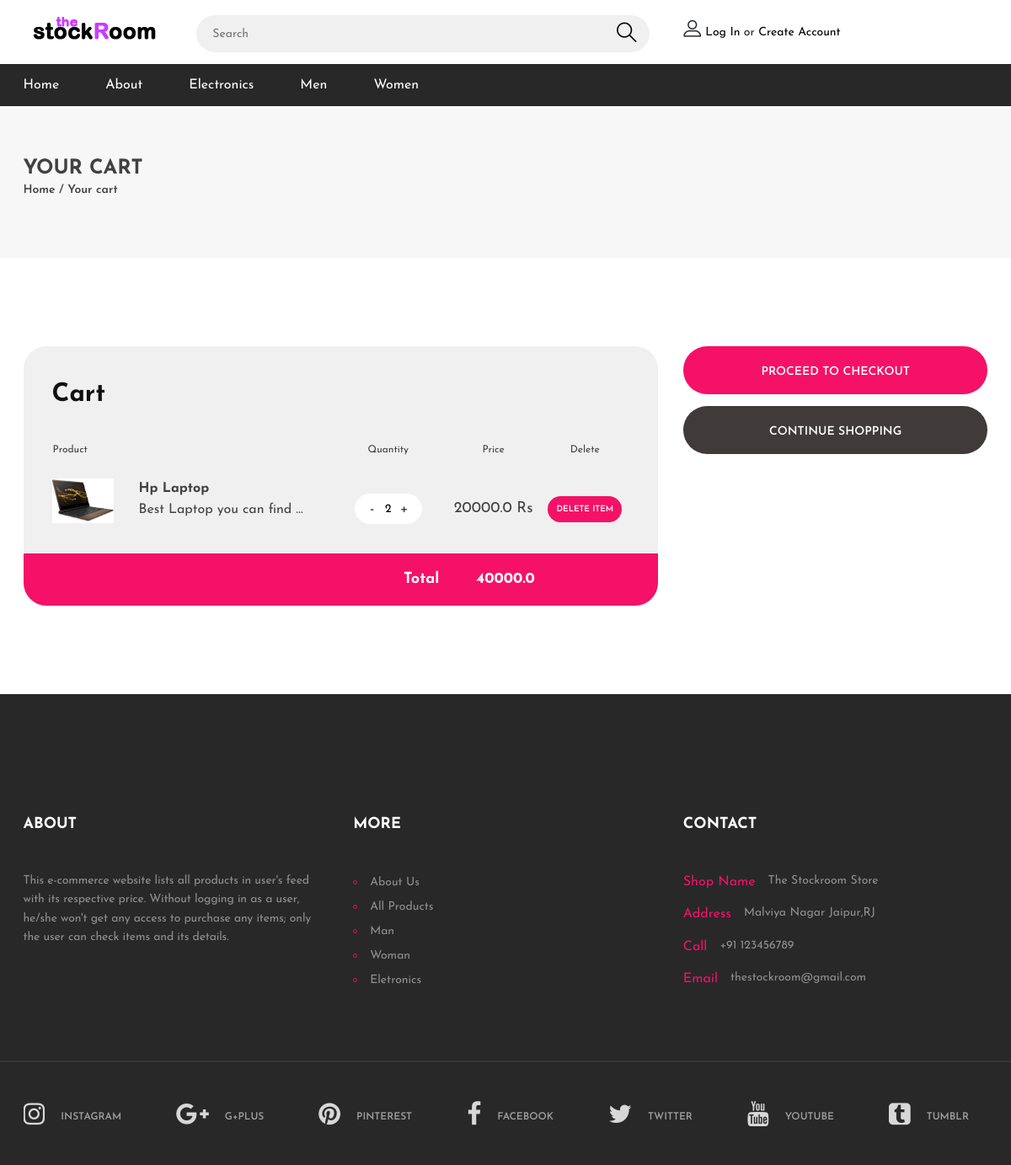
The page /cart/1 on the database its author committed.
### shop/models.py (models this page shows, shortened)
class Cart(models.Model):
    current_user=models.IntegerField()
    prod_details=models.ForeignKey(Productsitems,on_delete=models.CASCADE)
    quantity=models.IntegerField()

class Productsitems(models.Model):
    product_id=models.AutoField
    prodcat=models.ForeignKey(Productcat, on_delete=models.CASCADE)
    product_name=models.CharField(max_length=20)
    desc=models.TextField()
    prize=models.FloatField()
    photo=models.ImageField(upload_to="images/", blank=True, null=True ,default="")
    sale=models.BooleanField(default=False)
    top_sale=models.BooleanField(default=False)

### shop/views.py (the view)
# urls.py: path('cart/<int:id>',views.show_cart),
def show_cart(request,id):
    total=0
    cart_data=Cart.objects.filter(current_user=id)
    for i in cart_data:
        if(not i.quantity):
            data=Cart.objects.get(pk=i.id)
            data.delete()
            print("deleted: ", i.prod_details.product_name)
        total=float(total+int(i.quantity)*int(i.prod_details.prize))
    params={'cartdata':cart_data,'total':total}
    return render(request,'shop/cart.html', params)

### shop/Templates/shop/cart.html (shortened to what this page needs)
{% extends "shop/base.html" %}
{% load static %}
{% block content %}
	<div class="page-top-info">
		<div class="container">
			<h4>Your cart</h4>
			<div class="site-pagination">
				<a href="">Home</a> /
				<a href="">Your cart</a>
			</div>
		</div>
	</div>
	<section class="cart-section spad">
		<div class="container">
			<div class="row">
				<div class="col-lg-8">
					<div class="cart-table">
						<h3>Cart</h3>
						<div class="cart-table-warp">
							<table>
							<thead>
								<tr>
									<th class="product-th">Product</th>
									<th class="quy-th">Quantity</th>
									<th class="total-th">Price</th>
									<th class="total-th">Delete</th>
								</tr>
							</thead>
							<tbody>
								{% for i in cartdata%}
								{% if i.quantity != 0%}
								<tr>
									<td class="product-col">
										<img src="/media/{{i.prod_details.photo}}" alt="">
										<div class="pc-title">
											<h4>{{i.prod_details.product_name}}</h4>
											<p>{{i.prod_details.desc|truncatewords:5}}</p>
										</div>
									</td>
									<td class="quy-col">
										<div class="quantity">
					                        <div class="pro-qty">
												<a href="/updatecart/{{i.id}}/-1" class="dec qtybtn">-</a>
												<input type="text" value="{{i.quantity}}">
												<a href="/updatecart/{{i.id}}/1" class="dec qtybtn">+</a>
											</div>
                    					</div>
									</td>
									<td class="total-col" id="pr{{i.id}}"><h4>{{i.prod_details.prize}} Rs</h4></td>
									<td class="total-col mx-3"><a href="/itemdelete/{{i.id}}" class="site-btn-dev">Delete Item</a></td>
								</tr>
								{%endif%}
								{%endfor%}
							</tbody>
						</table>
						</div>
						<div class="total-cost">
							<h6 class="mr-5 pr-5">Total <span>{{total}}</span></h6>
						</div>
					</div>
				</div>
				<div class="col-lg-4 card-right">
					<a href="#" class="site-btn">Proceed to checkout</a>
					<a href="/" class="site-btn sb-dark">Continue shopping</a>
				</div>
			</div>
		</div>
	</section>
	{% endblock content %}

### shop/static/shop/css/style.css (style rules this page uses)
html, body { height: 100%; font-family: 'Josefin Sans', sans-serif; -webkit-font-smoothing: antialiased; font-smoothing: antialiased; }
h1, h2, h3, h4, h5, h6 { margin: 0; color: #111111; font-weight: 600; }
h3 { font-size: 30px; }
h4 { font-size: 24px; }
h6 { font-size: 16px; }
p { font-size: 14px; color: #585858; line-height: 1.6; }
img { max-width: 100%; }
.spad { padding-top: 105px; padding-bottom: 105px; }
.site-btn { display: inline-block; border: none; font-size: 14px; font-weight: 600; min-width: 167px; padding: 18px 47px 14px; border-radius: 50px; text-transform: uppercase; background: #f51167; color: #fff; line-height: normal; cursor: pointer; text-align: center; }
.site-btn-dev { display: inline-block; border: none; font-size: 10px; font-weight: 600; min-width: 50px; padding: 10px; border-radius: 50px; text-transform: uppercase; background: #f51167; color: #fff; line-height: normal; cursor: pointer; text-align: center; }
.site-btn.sb-dark { background: #413a3a; }
.page-top-info { background: #f8f7f7; padding: 60px 0 70px; }
.page-top-info h4 { color: #414141; font-weight: 700; text-transform: uppercase; }
.site-pagination { font-size: 14px; font-weight: 600; color: #414141; }
.site-pagination a { display: inline-block; font-size: 14px; color: #414141; }
.quantity { display: -webkit-box; display: -ms-flexbox; display: flex; -ms-flex-wrap: wrap; flex-wrap: wrap; -webkit-box-align: center; -ms-flex-align: center; align-items: center; margin-bottom: 40px; }
.quantity .pro-qty { width: 94px; height: 36px; border: 1px solid #ddd; padding: 0 15px; border-radius: 40px; float: left; }
.quantity .pro-qty .qtybtn { width: 15px; display: block; float: left; line-height: 36px; cursor: pointer; text-align: center; font-size: 18px; color: #404040; }
.quantity .pro-qty input { width: 28px; float: left; border: none; height: 36px; line-height: 40px; padding: 0; font-size: 14px; text-align: center; background-color: transparent; }
.cart-table { padding: 40px 34px 0; background: #f0f0f0; border-radius: 27px; overflow: hidden; }
.cart-table h3 { font-weight: 700; margin-bottom: 37px; }
.cart-table table { width: 100%; min-width: 442px; margin-bottom: 17px; }
.cart-table table tr th { font-size: 12px; font-weight: 400; color: #414141; text-align: center; padding-bottom: 25px; }
.cart-table table tr th.product-th { text-align: left; }
.cart-table table tr th.quy-th { padding-right: 20px; }
.cart-table .product-col { display: table; margin-bottom: 19px; }
.cart-table .product-col img { display: table-cell; vertical-align: middle; float: left; width: 73px; }
.cart-table .product-col .pc-title { display: table-cell; vertical-align: middle; padding-left: 30px; }
.cart-table .product-col .pc-title h4 { font-size: 16px; color: #414141; font-weight: 700; margin-bottom: 3px; }
.cart-table .product-col .pc-title p { margin-bottom: 0; font-size: 16px; color: #414141; }
.cart-table .quy-col { padding-right: 20px; }
.cart-table .quantity { margin-bottom: 0; -webkit-box-pack: center; -ms-flex-pack: center; justify-content: center; }
.cart-table .quantity .pro-qty { width: 80px; background: #fff; border-color: #fff; }
.cart-table .quantity .pro-qty .qtybtn { width: 10px; }
.cart-table .size-col, .cart-table .total-col { text-align: center; }
.cart-table .size-col h4, .cart-table .total-col h4 { font-size: 18px; color: #414141; font-weight: 400; }
.cart-table .total-cost { background: #f51167; margin: 0 -34px; text-align: right; padding: 22px 0; padding-right: 50px; }
.cart-table .total-cost h6 { line-height: 1; font-size: 18px; font-weight: 700; color: #fff; }
.cart-table .total-cost h6 span { margin-left: 38px; }
.card-right .site-btn { margin-bottom: 14px; width: 100%; min-height: 57px; padding: 23px 47px 14px; }
@media (min-width: 1200px) { .container { max-width: 1175px; } }

### rows shown on the page
Cart: prod_details.photo (picture), prod_details.product_name "Hp Laptop", prod_details.desc "Best Laptop you can find …", quantity "2", prod_details.prize "20000.0"

### other values the page prints
{{ total }} "40000.0"
